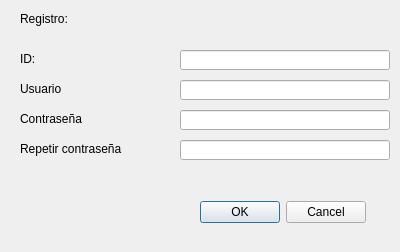
<?xml version="1.0" encoding="UTF-8"?>
<ui version="4.0">
 <class>Registro</class>
 <widget class="QWidget" name="Registro">
  <property name="geometry">
   <rect>
    <x>0</x>
    <y>0</y>
    <width>400</width>
    <height>252</height>
   </rect>
  </property>
  <property name="windowTitle">
   <string>Form</string>
  </property>
  <widget class="QLineEdit" name="ID">
   <property name="geometry">
    <rect>
     <x>180</x>
     <y>50</y>
     <width>210</width>
     <height>20</height>
    </rect>
   </property>
  </widget>
  <widget class="QLabel" name="label_3">
   <property name="geometry">
    <rect>
     <x>20</x>
     <y>50</y>
     <width>67</width>
     <height>17</height>
    </rect>
   </property>
   <property name="text">
    <string>ID:</string>
   </property>
  </widget>
  <widget class="QLabel" name="label_4">
   <property name="geometry">
    <rect>
     <x>20</x>
     <y>80</y>
     <width>67</width>
     <height>17</height>
    </rect>
   </property>
   <property name="text">
    <string>Usuario</string>
   </property>
  </widget>
  <widget class="QLabel" name="label_5">
   <property name="geometry">
    <rect>
     <x>20</x>
     <y>110</y>
     <width>80</width>
     <height>17</height>
    </rect>
   </property>
   <property name="text">
    <string>Contraseña</string>
   </property>
  </widget>
  <widget class="QLabel" name="label_6">
   <property name="geometry">
    <rect>
     <x>20</x>
     <y>140</y>
     <width>140</width>
     <height>17</height>
    </rect>
   </property>
   <property name="text">
    <string>Repetir contraseña </string>
   </property>
  </widget>
  <widget class="QLineEdit" name="Usuario">
   <property name="geometry">
    <rect>
     <x>180</x>
     <y>80</y>
     <width>210</width>
     <height>20</height>
    </rect>
   </property>
  </widget>
  <widget class="QLineEdit" name="Contrasena">
   <property name="geometry">
    <rect>
     <x>180</x>
     <y>110</y>
     <width>210</width>
     <height>20</height>
    </rect>
   </property>
  </widget>
  <widget class="QLineEdit" name="N_contrasena">
   <property name="geometry">
    <rect>
     <x>180</x>
     <y>140</y>
     <width>210</width>
     <height>20</height>
    </rect>
   </property>
  </widget>
  <widget class="QLabel" name="label_7">
   <property name="geometry">
    <rect>
     <x>20</x>
     <y>10</y>
     <width>67</width>
     <height>17</height>
    </rect>
   </property>
   <property name="text">
    <string>Registro:</string>
   </property>
  </widget>
  <widget class="QDialogButtonBox" name="buttonBox">
   <property name="geometry">
    <rect>
     <x>200</x>
     <y>200</y>
     <width>166</width>
     <height>25</height>
    </rect>
   </property>
   <property name="standardButtons">
    <set>QDialogButtonBox::Cancel|QDialogButtonBox::Ok</set>
   </property>
  </widget>
 </widget>
 <resources/>
 <connections/>
</ui>
